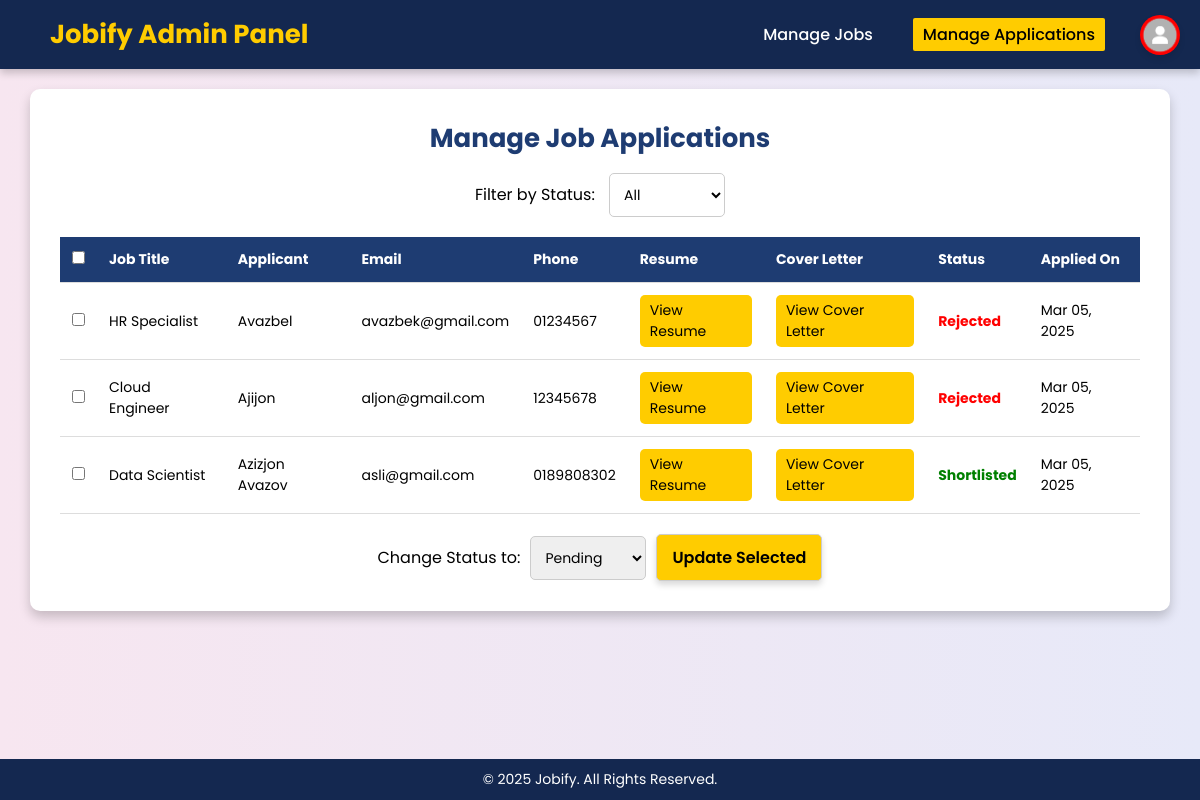
The app's page /manage-applications.php (signed in) with its own data.
### tables this page shows
CREATE TABLE `applications` (
  `id` int(11) NOT NULL,
  `job_id` int(11) NOT NULL,
  `job_seeker_name` varchar(255) NOT NULL,
  `email` varchar(255) NOT NULL,
  `phone` varchar(20) NOT NULL,
  `resume` varchar(255) NOT NULL,
  `cover_letter` text NOT NULL,
  `status` enum('Pending','Shortlisted','Rejected') DEFAULT 'Pending',
  `applied_at` timestamp NOT NULL DEFAULT current_timestamp()
);

CREATE TABLE `jobs` (
  `id` int(11) NOT NULL,
  `job_title` varchar(255) NOT NULL,
  `company_name` varchar(255) NOT NULL,
  `location` varchar(255) NOT NULL,
  `description` text NOT NULL,
  `salary` varchar(50) NOT NULL,
  `date_posted` timestamp NOT NULL DEFAULT current_timestamp(),
  `category` varchar(100) NOT NULL
);

### manage-applications.php (the view, shortened to what this page needs)
<?php
include 'php/config.php';
$query = "SELECT applications.*, jobs.job_title, jobs.company_name, jobs.location
          FROM applications
          INNER JOIN jobs ON applications.job_id = jobs.id";
$query .= " ORDER BY applications.applied_at DESC";
$result = $conn->query($query);
?>
<!DOCTYPE html>
<html lang="en">
<head>
    <link rel="stylesheet" href="css/style.css">
    <link rel="stylesheet" href="https://cdnjs.cloudflare.com/ajax/libs/font-awesome/6.7.2/css/all.min.css">
</head>
<body>
    <header>
        <div class="admin-logo">
            <h1 style="font-size: 26px;">Jobify Admin Panel</h1>
        </div>
        <nav>
            <ul>
                <li><a href="manage-jobs.php">Manage Jobs</a></li>
                <li><a href="manage-applications.php" class="active">Manage Applications</a></li>
                <div class="profile-icon" onclick="toggleSidebar()">
                    <img src="assets/images/profile.png" alt="Profile">
                </div>
            </ul>
        </nav>
    </header>
    <main class="admin-container">
        <h2>Manage Job Applications</h2>
        <form method="GET" class="filter-form">
            <label for="status">Filter by Status:</label>
            <select name="status" onchange="this.form.submit()">
                <option value="">All</option>
            </select>
        </form>
        <?php if ($result->num_rows > 0): ?>
            <form method="POST" action="bulk-update.php">
                <table class="admin-table">
                    <thead>
                        <tr>
                            <th><input type="checkbox" id="select-all"></th>
                            <th>Job Title</th>
                            <th>Applicant</th>
                            <th>Email</th>
                            <th>Phone</th>
                            <th>Resume</th>
                            <th>Cover Letter</th>
                            <th>Status</th>
                            <th>Applied On</th>
                        </tr>
                    </thead>
                    <tbody>
                        <?php while ($row = $result->fetch_assoc()): ?>
                            <tr>
                                <td><input type="checkbox" name="selected_applications[]" value="<?= $row['id'] ?>"></td>
                                <td><?= htmlspecialchars($row['job_title']) ?></td>
                                <td><?= htmlspecialchars($row['job_seeker_name']) ?></td>
                                <td><?= htmlspecialchars($row['email']) ?></td>
                                <td><?= htmlspecialchars($row['phone']) ?></td>
                                <td>
                                    <?php if (!empty($row['resume'])): ?>
                                        <a href="<?= htmlspecialchars($row['resume']) ?>" target="_blank" class="btn-view">View Resume</a>
                                    <?php else: ?>
                                        No Resume
                                    <?php endif; ?>
                                </td>
                                <td>
                                    <?php if (!empty($row['cover_letter'])): ?>
                                        <a href="cover-letter.php?id=<?= $row['id'] ?>" class="btn-view">View Cover Letter</a>
                                    <?php else: ?>
                                        No Cover Letter
                                    <?php endif; ?>
                                </td>
                                <td class="status-<?= strtolower($row['status']) ?>"><?= htmlspecialchars($row['status']) ?></td>
                                <td><?= date("M d, Y", strtotime($row['applied_at'])) ?></td>
                            </tr>
                        <?php endwhile; ?>
                    </tbody>
                </table>
                <div class="bulk-update-section">
                    <label for="bulk-status">Change Status to:</label>
                    <select name="bulk_status">
                        <option value="Pending">Pending</option>
                    </select>
                    <button type="submit" class="btn">Update Selected</button>
                </div>
            </form>
        <?php else: ?>
            <p class="no-applications">No applications received yet.</p>
        <?php endif; ?>
    </main>
    <footer>
        <p>&copy; 2025 Jobify. All Rights Reserved.</p>
    </footer>
</body>
</html>

### css/style.css (style rules this page uses)
* { margin: 0; padding: 0; box-sizing: border-box; font-family: 'Poppins', 'Roboto', 'Arial', 'Helvetica Neue', sans-serif; -webkit-font-smoothing: antialiased; -moz-osx-font-smoothing: grayscale; }
html, body { height: 100%; display: flex; flex-direction: column; background: linear-gradient(90deg,#f7e6f0, #e7e9f8); color: #222; }
p { font-family: inherit; }
header { display: flex; justify-content: space-between; align-items: center; padding: 15px 50px; background: #142850; box-shadow: 0px 4px 8px rgba(0, 0, 0, 0.2); width: 100%; }
.admin-logo h1 { font-size: 22px; font-weight: bold; color: #ffcc00; text-decoration: none; cursor: pointer; }
nav ul { list-style: none; display: flex; margin-right: 30px; }
nav ul li { margin: 0 15px; }
nav ul li a { text-decoration: none; color: white; font-weight: 500; transition: 0.3s ease-in-out; padding: 5px 10px; cursor: pointer; }
nav ul li a.active { background: #ffcc00; color: black; border-radius: 2px; }
.hero h1, .hero-p, .hero ul li, .btn { position: relative; z-index: 1; }
.btn { display: inline-block; background: #ffcc00; color: black; padding: 12px 24px; text-decoration: none; font-weight: bold; border-radius: 8px; transition: 0.3s ease-in-out; font-size: 18px; box-shadow: 0px 4px 6px rgba(0, 0, 0, 0.15); }
footer { text-align: center; padding: 10px; background: #142850; color: white; font-size: 14px; width: 100%; margin-top: auto; }
.status-shortlisted { color: green; font-weight: bold; }
.status-rejected { color: red; font-weight: bold; }
.admin-container { width: 95%; background: white; color: black; padding: 30px; border-radius: 10px; box-shadow: 0px 6px 12px rgba(0, 0, 0, 0.2); margin: 20px auto; text-align: center; }
.admin-container h2 { font-size: 26px; color: #1e3c72; margin-bottom: 15px; }
.admin-table { width: 100%; border-collapse: collapse; margin-top: 20px; }
.admin-table th, .admin-table td { padding: 12px; border-bottom: 1px solid #ddd; text-align: left; }
.admin-table th { background: #1e3c72; color: white; font-size: 14px; }
.admin-table td { font-size: 14px; }
.btn-view { display: inline-block; background: #ffcc00; color: black; padding: 5px 10px; text-decoration: none; border-radius: 5px; transition: 0.3s ease-in-out; }
.filter-form select , .status-form select { padding: 10px; margin-left: 10px; font-size: 14px; border: 1px solid #ccc; background: white; border-radius: 5px; }
.bulk-update-section { margin-top: 20px; display: flex; justify-content: center; align-items: center; gap: 10px; }
.bulk-update-section select, .bulk-update-section button { padding: 10px; font-size: 14px; border: 1px solid #ccc; border-radius: 5px; cursor: pointer; }
.bulk-update-section button { font-weight: 600; font-size: 16px; border-radius: 5px; padding: 10px 15px; }
.profile-icon { position: absolute; top: 15px; right: 20px; width: 40px; height: 40px; border-radius: 50%; background-color: red; overflow: hidden; cursor: pointer; transition: transform 0.3s ease; box-shadow: 0px 4px 6px rgba(0, 0, 0, 0.1); }
.profile-icon img { width: 100%; height: 100%; object-fit: cover; }

### records on screen
applications: job.job_title "HR Specialist", job_seeker_name "Avazbel", email "avazbek@gmail.com", phone "01234567", status "Rejected", applied_at "Mar 05, 2025"
applications: job.job_title "Cloud Engineer", job_seeker_name "Ajijon", email "aljon@gmail.com", phone "12345678", status "Rejected", applied_at "Mar 05, 2025"
applications: job.job_title "Data Scientist", job_seeker_name "Azizjon Avazov", email "asli@gmail.com", phone "0189808302", status "Shortlisted", applied_at "Mar 05, 2025"
